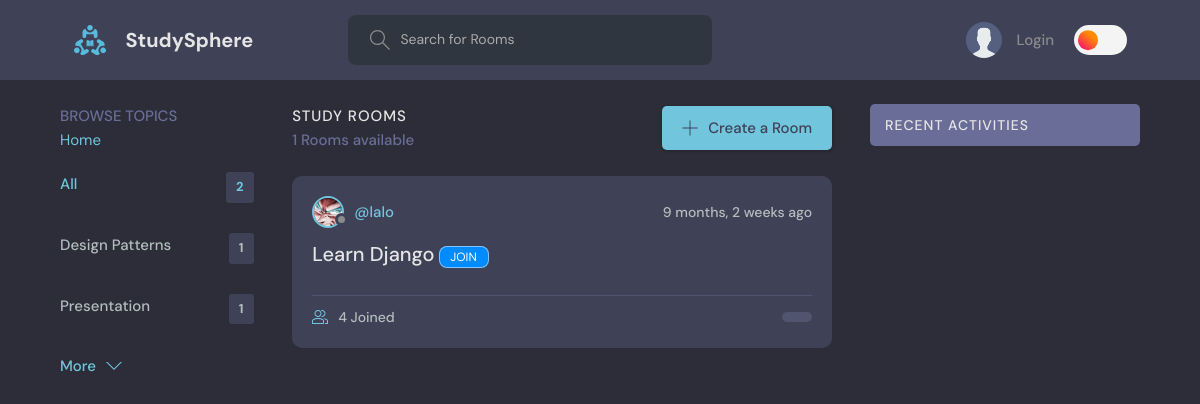
The page /?q=Django on the database as committed earlier.
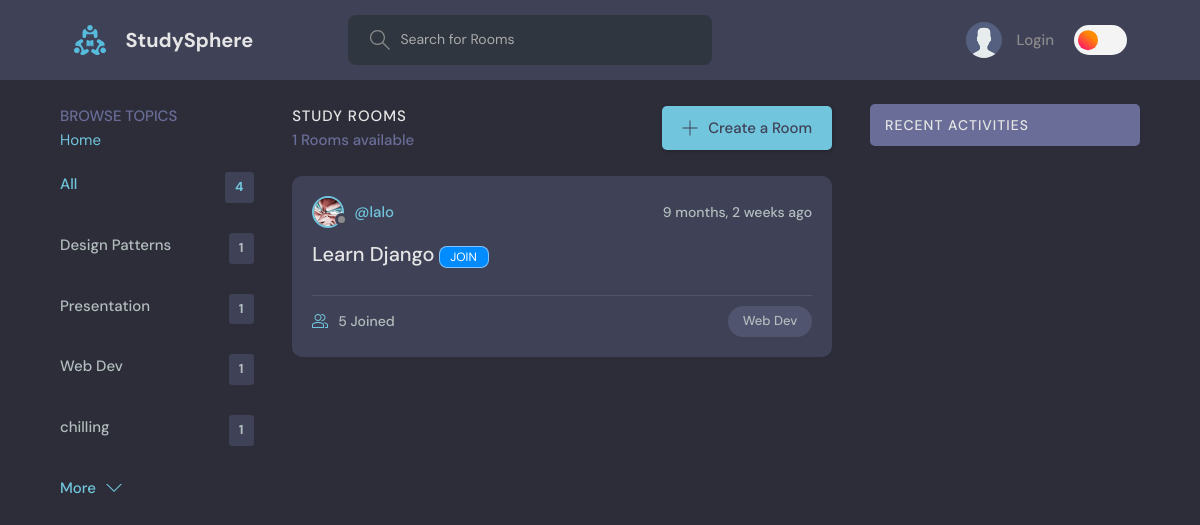
The same page on the database as committed later.
### base/models.py (models this page shows, shortened)
class Topic(models.Model):
    name = models.TextField(max_length=100)

class Room(models.Model):
    name = models.CharField(max_length=50)
    description = models.TextField(null = True, blank = True)   #  setting to null means that it will be blank in the database if not filled out at runtime otherwise the data basebase will consider it as missing data   # blank means that it is not required to be filled out at runtime
    participants = models.ManyToManyField(User, related_name = 'participants', blank = True)  # this is the many to many field that we will be using to connect the room with the user, related_name is used to access the participants of the room from the user model, blank means that it is not required to be filled out at runtime
    host = models.ForeignKey(User, on_delete =  models.SET_NULL, null = True)   # when the host is deleted then all its rooms are delete as well
    topic = models.ForeignKey(Topic, on_delete =  models.SET_NULL, null = True)   # when the topic is deleted then all the rooms of that topic will be deleted as well
    updated = models.DateTimeField(auto_now=True)  # auto_now will update the time whenever the room is updated
    created = models.DateTimeField(auto_now_add=True)  # auto_now_add will update the time only when the room is created for the first time
    class Meta:
        ordering = ['-updated','-created']   # here we are ordering the rooms according to the most recent updated and created room in the list..     The ( - ) sign means to update according to most recent....

class User(AbstractUser):
    username = models.CharField(max_length=100, unique=True)
    email = models.EmailField(max_length=200, unique=True)
    headline = models.CharField(max_length=200, null = True, blank = True)
    date_joined = models.DateTimeField(auto_now_add=True,null = True)
    last_login = models.DateTimeField(auto_now=True,null = True)
    Pfp = models.ImageField(default= 'images/avatar.svg',null=True)  # using pip install Pillow to install the pillow library to use the ImageField
    USERNAME_FIELD = 'email' # specifying the email as the username field helps us to login using the email instead of the username, which django use username by default for the authentication of the users(login and signup)
    REQUIRED_FIELDS = []

### base/views.py (the view)
# urls.py: path('', views.home, name='home'), # the path() function takes 3 arguments: 1st is the url, 2nd is the view function, 3rd is the name of the url  #  the name is optional, but it is good to use it
def home(request):
    q = request.GET.get('q') if( request.GET.get('q') != None) else ''  # getting the query from the search bar and if it is not there then set it to empty string
    rooms = Room.objects.filter(
        Q(topic__name__icontains=q) | # filter if the q is in the topic name OR Name of room OR in the Description(q will be entered by user through SearchBar)
        Q(name__icontains =q)  |
        Q(description__icontains =q))
    topics = Topic.objects.all()
    UserMessages = Message.objects.filter(  Q(room__topic__name__icontains = q))  # filtering the messages according to the topic name
    room_count = rooms.count()  # getting the count of the rooms
    context = { 'rooms': rooms,'topics':topics,'UserMessages':UserMessages,"room_count": room_count}
    return render(request, 'base/home.html', context    )   #  we passed the rooms named dictionary to the home.html page ..  The first 'rooms' is the variable name that we will use in the html page and the second 'rooms' is the dictionary name that we created above(the dictionary that we are passing on by render function to the home.html page)

### base/templates/base/home.html (shortened to what this page needs)
 {% extends "main.html" %}
{% block content %}
    <main class="layout layout--3">
      <div class="container">
        {% include 'base/topicsComponents.html'%}
        <div class="roomList">
          <div class="roomList__header">
            <div>
              <h2>Study Rooms</h2>
              <p>{{room_count}} Rooms available</p>
            </div>
            <a class="btn btn--main" href="{% url 'create-room'%}">
              <svg version="1.1" xmlns="http://www.w3.org/2000/svg" width="32" height="32" viewBox="0 0 32 32">
                <title>add</title>
                <path
                  d="M16.943 0.943h-1.885v14.115h-14.115v1.885h14.115v14.115h1.885v-14.115h14.115v-1.885h-14.115v-14.115z"
                ></path>
              </svg>
              Create a Room
            </a>
          </div>
          {% include 'base/feedComponent.html'%}
        </div>
        {% include 'base/activityComponent.html' %}
      </div>
    </main>
{% endblock %}

### base/templates/base/topicsComponents.html
<div class="topics">
    <div class="topics__header">
        <h2>Browse Topics</h2>
        <span>
          <div class="Home-Button" style="display: inline; color : '#756075'; background-color:'white'">
             <a href="{% url 'home' %}">  Home</a>
          </div>
        </span>
    </div>
    <ul class="topics__list">
        <li>
            <a href="{% url 'home' %}" class="active">All <span>{{topics.count}}</span></a>
        </li>
        {% for topic in topics %}
        <li>
            <a href="{% url 'home' %}?q={{topic.name}}">{{topic.name}}<span>{{topic.room_set.all.count}}</span></a>
        </li>
        {% endfor %}
    </ul>
    <a class="btn btn--link" href="{% url 'topics' %}">
        More
        <svg version="1.1" xmlns="http://www.w3.org/2000/svg" width="32" height="32" viewBox="0 0 32 32">
            <title>chevron-down</title>
            <path d="M16 21l-13-13h-3l16 16 16-16h-3l-13 13z"></path>
        </svg>
    </a>
</div>

### base/templates/base/feedComponent.html (shortened to what this page needs)
{% for room in rooms %}
<div class="roomListRoom">
   <div class="roomListRoom__header">
       <a href="{% url 'UserProfile' room.host.id %}" class="roomListRoom__author">
           <div class="avatar avatar--small">
               <img src="{{room.host.Pfp.url}}" />
           </div>
           <span>@{{room.host.username}}</span>
       </a>
       <div class="roomListRoom__actions">
           <span>{{room.created|timesince}} ago</span>
       </div>
   </div>
   <div class="roomListRoom__content">
      <a href="{% url 'room' room.id %}">{{room.name}}</a>
    {% if request.user != room.host %}
    {% if request.user not in room.participants.all%}
      <a href="{% url 'join-room' room.id%}"><button class= "btn-join">Join</button></a>
    {% endif %}
    {% endif %}
      <span>&nbsp; &nbsp;{{room.description}}</span>
  </div>
  <div class="roomListRoom__meta">
   <a href="{% url 'room' room.id %}" class="roomListRoom__joined">
       {{room.participants.all.count}} Joined  {% comment %} getting the count of the participants in the room as it is a many to many field {% endcomment %}
   </a>
   <p class="roomListRoom__topic">{{room.topic.name}}</p>   {% comment %} getting the topic of the roooom {% endcomment %}
</div>
</div>
{% endfor %}

Rows that differ between the two databases and show on the page:
added Topic: name "Web Dev", room_set.all.count "1"
added Topic: name "chilling", room_set.all.count "1"
changed Room "Learn Django": participants.all.count "4" → "5"; topic.name (not shown) → "Web Dev"
Other text that changed with them:
{{ topics.count }}: "2" → "4"
